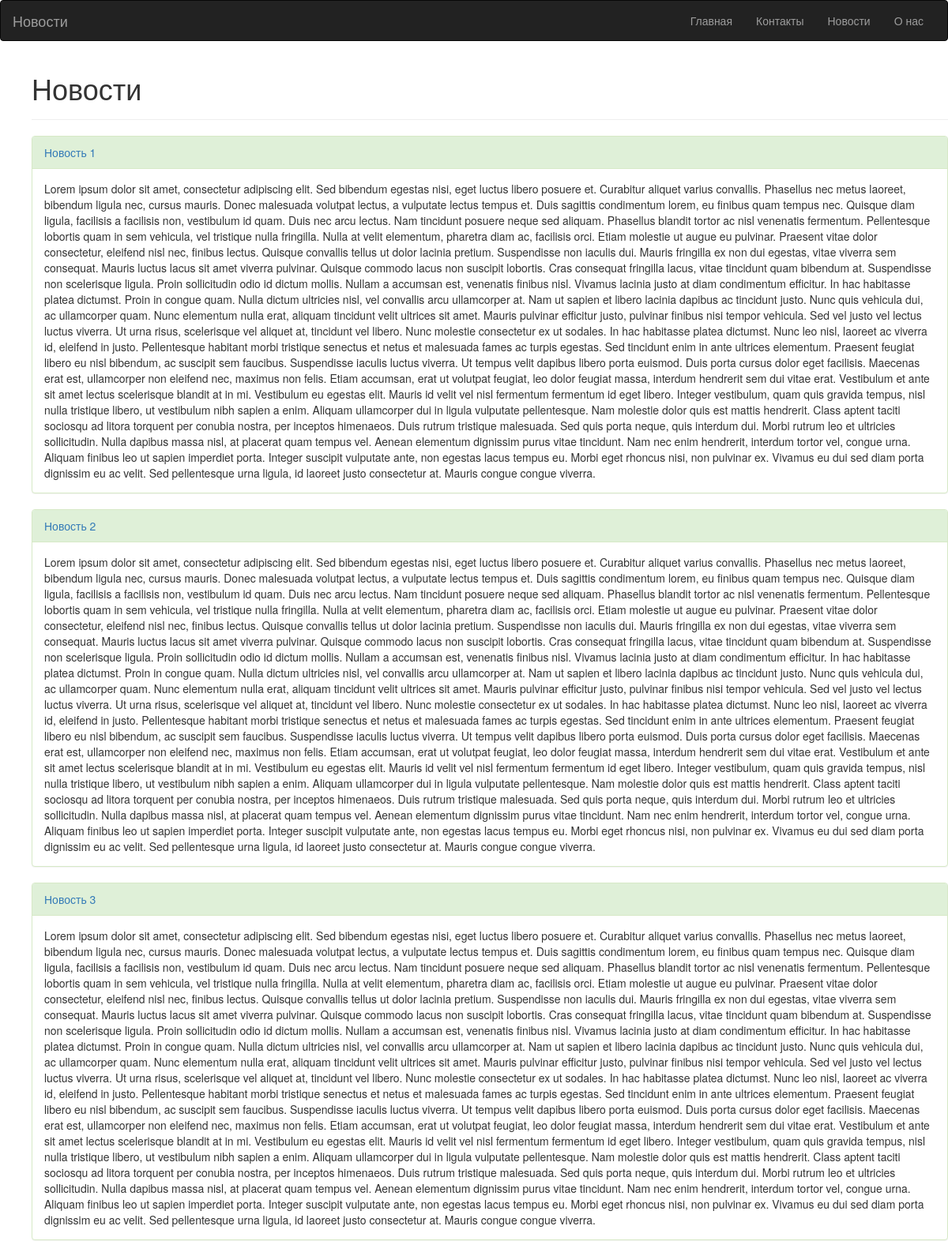
The page /news/ on the database as committed earlier.
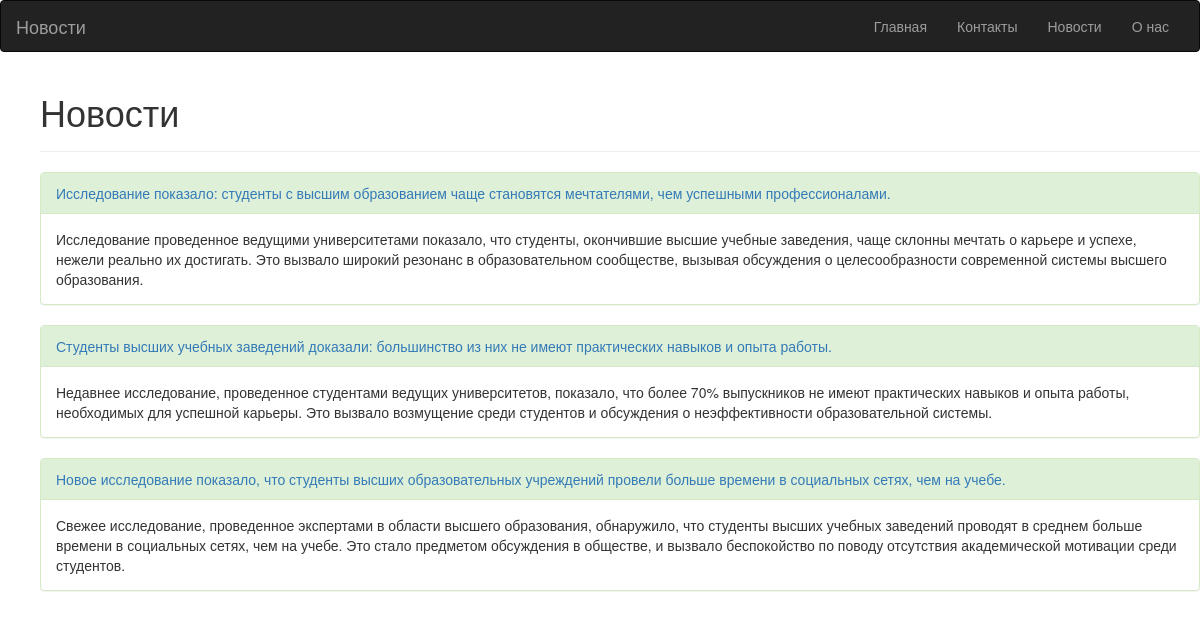
The same page on the database as committed later.
### blog/models.py (models this page shows)
class News(models.Model):
    title = models.CharField(max_length=1000)
    description = models.TextField()

### blog/views.py (the view)
# urls.py: path('news/', NewsListView.as_view(), name='news_list'),
class NewsListView(ListView):
    template_name = 'blog/news_list.html'
    model = News

### blog/templates/blog/news_list.html (shortened to what this page needs)
<html>
    <head>
        <link rel="stylesheet" href="https://maxcdn.bootstrapcdn.com/bootstrap/3.3.7/css/bootstrap.min.css"
>
    </head>
    <body>
        <nav class="navbar navbar-inverse">
            <div class="container-fluid">
              <div class="navbar-header">
                <a class="navbar-brand" href="#">Новости</a>
              </div>
              <div class="collapse navbar-collapse" id="bs-example-navbar-collapse-1">
                <ul class="nav navbar-nav navbar-right">
                    <li><a href="{% url 'home' %}">Главная</a></li>
                    <li><a href="{% url 'contact' %}">Контакты</a></li>
                    <li><a href="{% url 'news_list' %}"> Новости </a></li>
                    <li><a href="{% url 'about' %}"> О нас </a></li>
                </ul>
              </div>
            </div>
        </nav>
        <ul>
            <div class="page-header">
                <h1>Новости</h1>
            </div>
            {% for news in object_list %}
                <div class="panel panel-success">
                    <div class="panel-heading">
                        <a href="{% url 'news_detail' pk=news.pk %}">{{ news.title }}</a>
                    </div>
                    <div class="panel-body">
                        {{ news.description }}
                    </div>
                </div>
            {% endfor %}
        </ul>
    </body>
</html>

Rows that differ between the two databases and show on the page:
removed News: title "Новость 1", description "Lorem ipsum dolor sit amet, consectetur adipiscing elit. Sed bibendum egestas nisi, eget luctus libero posuere et. Curabitur aliquet varius convallis. Phasellus nec metus laoreet, bibendum ligula nec, cursus mauris. Donec malesuada volutpat lectus, a vulputate lectus tempus et. Duis sagittis condimentum lorem, eu finibus quam tempus nec. Quisque diam ligula, facilisis a facilisis non, vestibulum id quam. Duis nec arcu lectus. Nam tincidunt posuere neque sed aliquam. Phasellus blandit tortor ac nisl venenatis fermentum. Pellentesque lobortis quam in sem vehicula, vel tristique nulla fringilla. Nulla at velit elementum, pharetra diam ac, facilisis orci. Etiam molestie ut augue eu pulvinar.…"
removed News: title "Новость 2", description "Lorem ipsum dolor sit amet, consectetur adipiscing elit. Sed bibendum egestas nisi, eget luctus libero posuere et. Curabitur aliquet varius convallis. Phasellus nec metus laoreet, bibendum ligula nec, cursus mauris. Donec malesuada volutpat lectus, a vulputate lectus tempus et. Duis sagittis condimentum lorem, eu finibus quam tempus nec. Quisque diam ligula, facilisis a facilisis non, vestibulum id quam. Duis nec arcu lectus. Nam tincidunt posuere neque sed aliquam. Phasellus blandit tortor ac nisl venenatis fermentum. Pellentesque lobortis quam in sem vehicula, vel tristique nulla fringilla. Nulla at velit elementum, pharetra diam ac, facilisis orci. Etiam molestie ut augue eu pulvinar.…"
removed News: title "Новость 3", description "Lorem ipsum dolor sit amet, consectetur adipiscing elit. Sed bibendum egestas nisi, eget luctus libero posuere et. Curabitur aliquet varius convallis. Phasellus nec metus laoreet, bibendum ligula nec, cursus mauris. Donec malesuada volutpat lectus, a vulputate lectus tempus et. Duis sagittis condimentum lorem, eu finibus quam tempus nec. Quisque diam ligula, facilisis a facilisis non, vestibulum id quam. Duis nec arcu lectus. Nam tincidunt posuere neque sed aliquam. Phasellus blandit tortor ac nisl venenatis fermentum. Pellentesque lobortis quam in sem vehicula, vel tristique nulla fringilla. Nulla at velit elementum, pharetra diam ac, facilisis orci. Etiam molestie ut augue eu pulvinar.…"
added News: title "Исследование показало: студенты с высшим образованием чаще становятся мечтателями, чем успешными профессионалами.", description "Исследование проведенное ведущими университетами показало, что студенты, окончившие высшие учебные заведения, чаще склонны мечтать о карьере и успехе, нежели реально их достигать. Это вызвало широкий резонанс в образовательном сообществе, вызывая обсуждения о целесообразности современной системы высшего образования."
added News: title "Студенты высших учебных заведений доказали: большинство из них не имеют практических навыков и опыта работы.", description "Недавнее исследование, проведенное студентами ведущих университетов, показало, что более 70% выпускников не имеют практических навыков и опыта работы, необходимых для успешной карьеры. Это вызвало возмущение среди студентов и обсуждения о неэффективности образовательной системы."
added News: title "Новое исследование показало, что студенты высших образовательных учреждений провели больше времени в социальных сетях, чем на учебе.", description "Свежее исследование, проведенное экспертами в области высшего образования, обнаружило, что студенты высших учебных заведений проводят в среднем больше времени в социальных сетях, чем на учебе. Это стало предметом обсуждения в обществе, и вызвало беспокойство по поводу отсутствия академической мотивации среди студентов."
